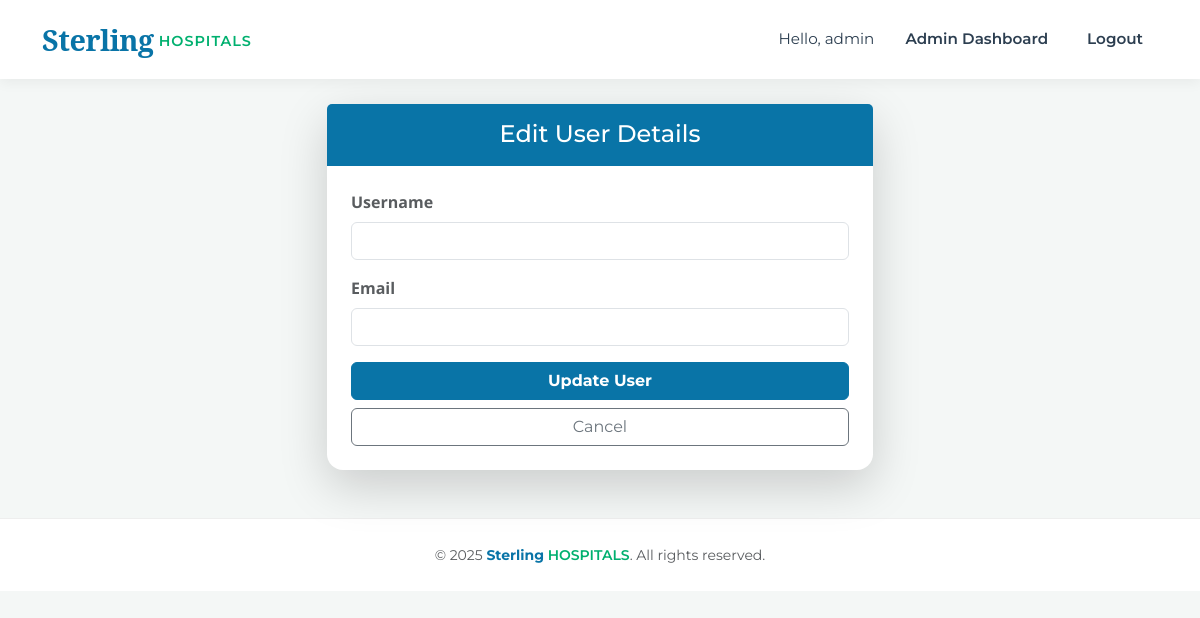
The app's page /edit_user/16 (signed in), older data.
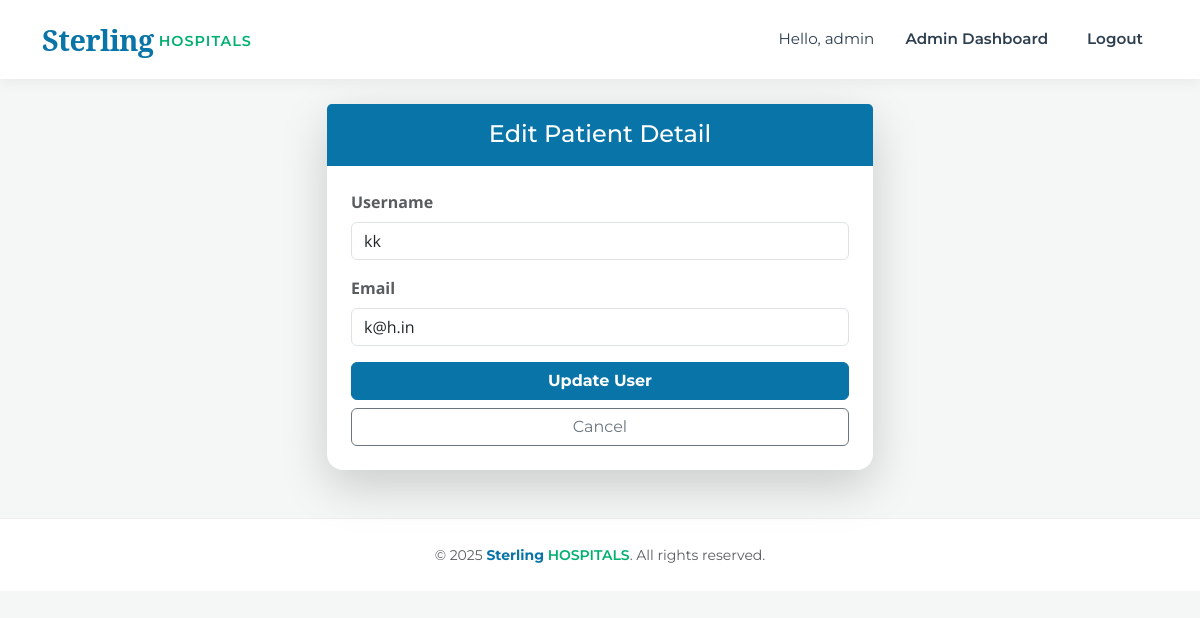
The same page, newer data.
### models.py (models this page shows, shortened)
class User(db.Model, UserMixin):
    __tablename__ = 'users'
    id = db.Column(db.Integer, primary_key=True)
    username = db.Column(db.String(100), unique=True, nullable=False)
    email = db.Column(db.String(120), unique=True, nullable=False)
    password = db.Column(db.String(200), nullable=False)
    role = db.Column(db.String(20), nullable=False)  # admin, doctor, patient
    phone_number = db.Column(db.String(15), nullable=True)
    is_active_user = db.Column(db.Boolean, default=True)
    department_id = db.Column(db.Integer, db.ForeignKey('departments.id'), nullable=True)
    doctor_appointments = db.relationship('Appointment', foreign_keys='Appointment.doctor_id', backref='doctor_ref', lazy=True)
    patient_appointments = db.relationship('Appointment', foreign_keys='Appointment.patient_id', backref='patient_ref', lazy=True)

### app.py (the view, shortened to what this page needs)
@app.route('/edit_user/<int:user_id>', methods=['GET', 'POST'])
@login_required
def edit_user(user_id):
    if current_user.role != 'admin':
        return redirect(url_for('index'))
    user = db.session.get(User, user_id)
    departments = Department.query.all()
    return render_template('edit_user.html', user=user, departments=departments)

### app.py (called while the page is built)
@login_manager.user_loader
def load_user(user_id):
    return db.session.get(User, int(user_id))

### templates/edit_user.html (shortened to what this page needs)
{% extends "base.html" %}
{% block content %}
<div class="row justify-content-center mt-4">
    <div class="col-md-6">
        <div class="card shadow-lg border-0 rounded-4">
            <div class="card-header bg-primary text-white text-center p-3">
                <h4 class="mb-0">
                    {% if user.role == 'doctor' %}
                        Edit Doctor Detail
                    {% elif user.role == 'patient' %}
                        Edit Patient Detail
                    {% else %}
                        Edit User Details
                    {% endif %}
                </h4>
            </div>
            <div class="card-body p-4">
                <form method="POST">
                    <div class="mb-3">
                        <label class="form-label text-muted fw-bold">Username</label>
                        <input type="text" name="username" class="form-control" value="{{ user.username }}" required>
                    </div>
                    <div class="mb-3">
                        <label class="form-label text-muted fw-bold">Email</label>
                        <input type="email" name="email" class="form-control" value="{{ user.email }}" required>
                    </div>
                    <div class="d-grid gap-2">
                        <button type="submit" class="btn btn-primary fw-bold">Update User</button>
                        <a href="{{ url_for('admin_dashboard') }}" class="btn btn-outline-secondary">Cancel</a>
                    </div>
                </form>
            </div>
        </div>
    </div>
</div>
{% endblock %}

Row changes from the older to the newer data that the page shows:
added User: username "kk", email "k@h.in"
Text that changed along with them:
text no longer shown: "Edit User Details"
text now shown: "Edit Patient Detail"
